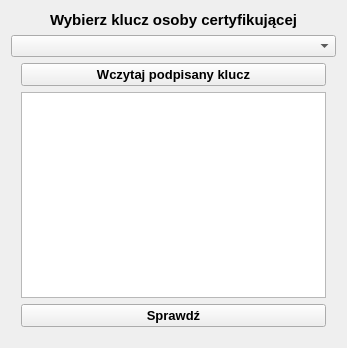
<?xml version="1.0" encoding="UTF-8"?>
<ui version="4.0">
 <class>Form</class>
 <widget class="QWidget" name="Form">
  <property name="geometry">
   <rect>
    <x>0</x>
    <y>0</y>
    <width>347</width>
    <height>348</height>
   </rect>
  </property>
  <property name="windowTitle">
   <string>Podpisywanie Kluczy</string>
  </property>
  <layout class="QVBoxLayout" name="verticalLayout">
   <item>
    <layout class="QHBoxLayout" name="layoutSzyfrujacego">
     <property name="sizeConstraint">
      <enum>QLayout::SetMinimumSize</enum>
     </property>
     <item>
      <layout class="QVBoxLayout" name="verticalLayout_2">
       <property name="sizeConstraint">
        <enum>QLayout::SetMinimumSize</enum>
       </property>
       <item>
        <widget class="QLabel" name="label">
         <property name="sizePolicy">
          <sizepolicy hsizetype="Minimum" vsizetype="Minimum">
           <horstretch>0</horstretch>
           <verstretch>0</verstretch>
          </sizepolicy>
         </property>
         <property name="font">
          <font>
           <pointsize>11</pointsize>
           <weight>75</weight>
           <bold>true</bold>
          </font>
         </property>
         <property name="text">
          <string>Wybierz klucz osoby certyfikującej</string>
         </property>
         <property name="alignment">
          <set>Qt::AlignCenter</set>
         </property>
        </widget>
       </item>
       <item>
        <widget class="QComboBox" name="kluczeSprawdzenia">
         <property name="sizePolicy">
          <sizepolicy hsizetype="Preferred" vsizetype="Fixed">
           <horstretch>0</horstretch>
           <verstretch>0</verstretch>
          </sizepolicy>
         </property>
        </widget>
       </item>
      </layout>
     </item>
    </layout>
   </item>
   <item>
    <layout class="QHBoxLayout" name="layoutSzyfrowanego"/>
   </item>
   <item>
    <layout class="QVBoxLayout" name="layoutGenerowania">
     <item>
      <layout class="QHBoxLayout" name="horizontalLayout_2">
       <item>
        <spacer name="verticalSpacer">
         <property name="orientation">
          <enum>Qt::Vertical</enum>
         </property>
         <property name="sizeType">
          <enum>QSizePolicy::Expanding</enum>
         </property>
         <property name="sizeHint" stdset="0">
          <size>
           <width>10</width>
           <height>40</height>
          </size>
         </property>
        </spacer>
       </item>
       <item>
        <layout class="QVBoxLayout" name="verticalLayout_4">
         <item>
          <widget class="QPushButton" name="wczytajPodpisany">
           <property name="font">
            <font>
             <pointsize>10</pointsize>
             <weight>75</weight>
             <bold>true</bold>
            </font>
           </property>
           <property name="text">
            <string>Wczytaj podpisany klucz</string>
           </property>
          </widget>
         </item>
         <item>
          <widget class="QTextEdit" name="poleKlucza"/>
         </item>
         <item>
          <widget class="QPushButton" name="Sprawdz">
           <property name="font">
            <font>
             <pointsize>10</pointsize>
             <weight>75</weight>
             <bold>true</bold>
            </font>
           </property>
           <property name="text">
            <string>Sprawdź</string>
           </property>
          </widget>
         </item>
         <item>
          <spacer name="horizontalSpacer">
           <property name="orientation">
            <enum>Qt::Horizontal</enum>
           </property>
           <property name="sizeHint" stdset="0">
            <size>
             <width>0</width>
             <height>10</height>
            </size>
           </property>
          </spacer>
         </item>
        </layout>
       </item>
       <item>
        <spacer name="verticalSpacer_2">
         <property name="orientation">
          <enum>Qt::Vertical</enum>
         </property>
         <property name="sizeHint" stdset="0">
          <size>
           <width>10</width>
           <height>40</height>
          </size>
         </property>
        </spacer>
       </item>
      </layout>
     </item>
    </layout>
   </item>
  </layout>
 </widget>
 <resources/>
 <connections/>
</ui>
